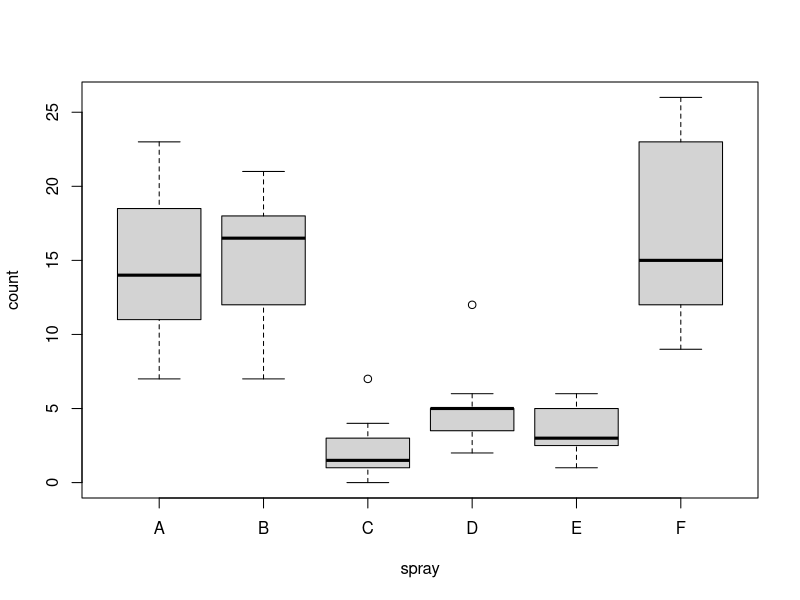
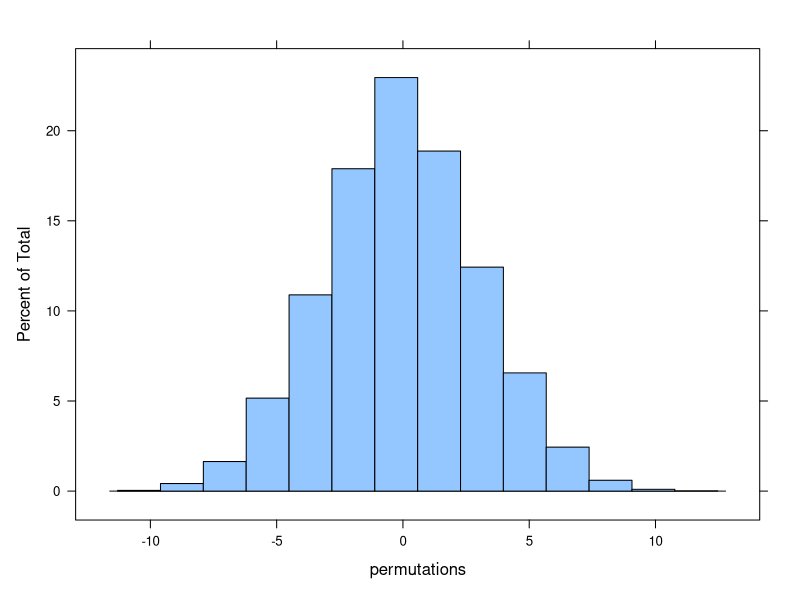
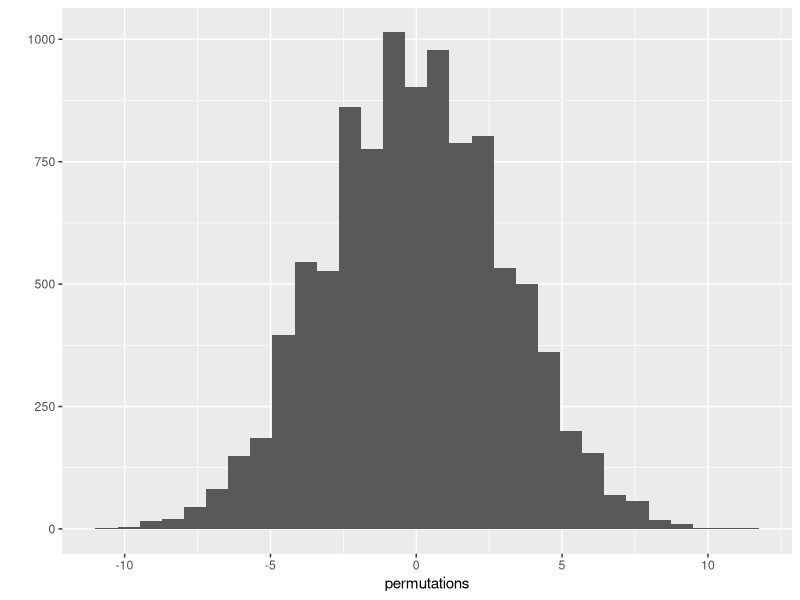

Recreate these plots in R, in order.
# Permutation Tests

## good for group comparisons

## Null hypothesis: Spray Type B and C have the same disributions. In other words
## the types B and C have the same efficacy in killing bugs.

### Col vars are Spray Type and Count, where count is the number of 
### insects killed by that spray type for that observation. 72 obs.
data(InsectSprays)
str(InsectSprays)
head(InsectSprays)
boxplot(count ~ spray, data = InsectSprays)

## Subsetting data for sprays B and C
### %in% is a logical operator
subdata <- InsectSprays[InsectSprays$spray %in% c("B", "C"),]
### Count vector
y <- subdata$count
### Spray vector
group <- as.character(subdata$spray)
### Subtracting the Count mean for Spray B from the Count Mean for Spray C
### Using "group" to index the count values for each spray type. Both vectors
### have the same length so indexes will match-up.
testStat <- function(w, g) mean(w[g == "B"]) - mean(w[g == "C"])
### The difference of the two means
observedStat <- testStat(y, group)


### "sample" mixes up the labels. It has a "n" and "size" argument but
### not used so its going to choose n items from a group of n. No
### replacement is the default value so this is a permutation.
### This new group of indices along w/y vector is passed to testStat.
### sapply does this 10000 times returning a vector of mean differences
permutations <- sapply(1 : 10000, function(i) testStat(y, sample(group)))
observedStat
### 10000 Falses. Not a single permutation was larger.
table(permutations > observedStat)
### Mean = 0 here but this output mightve lead to something interpretable as
### a p-value. Mean = 0 so the pvalue is very small so we reject H0.
mean(permutations > observedStat)

## Showing the null (hypothesis) distribution
## Illustratively shows how far our observed value is on the tail
## which also leads us to believe the H0 distr isn't the true
## distribution

### Gives percentages on the y axis by default
library(lattice)
histogram(permutations)
### Gives count on the y axis by default
library(ggplot2)
qplot(permutations)
